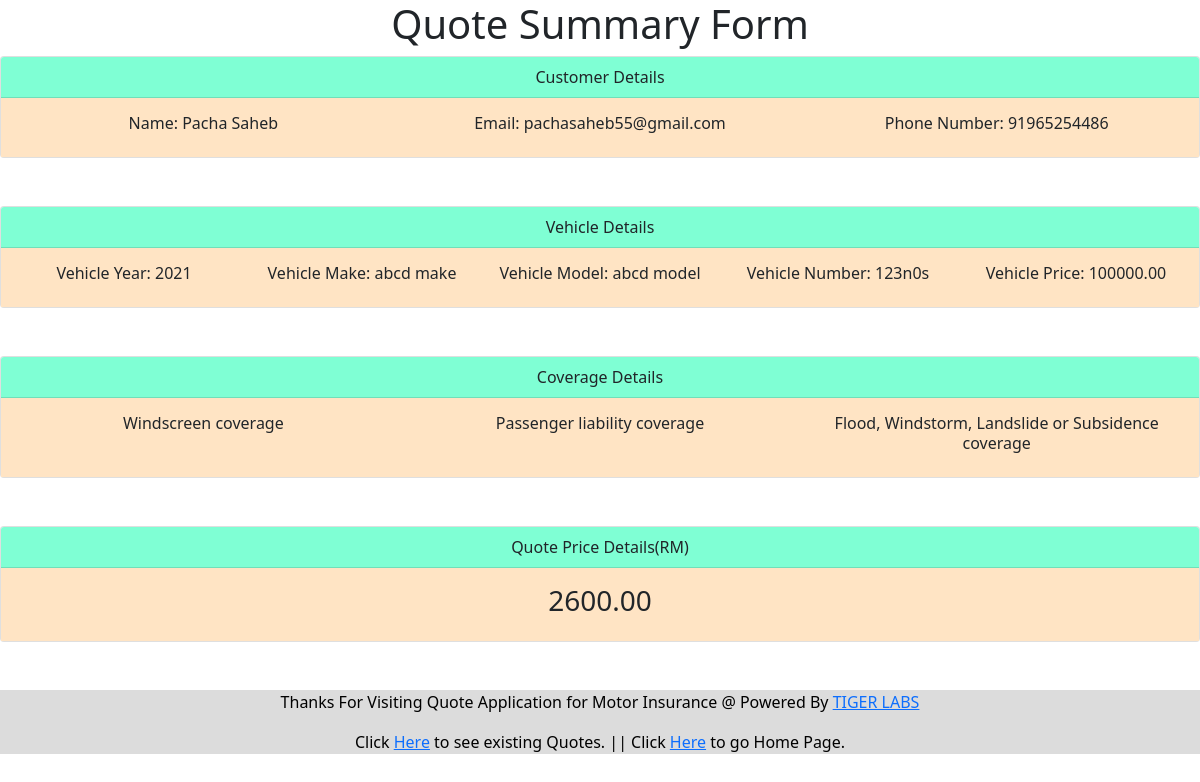
The app's page /quote/quoteSummary/1/ with its own data.
### quoteapp/models.py (models this page shows, shortened)
class Quotation(models.Model):
    customer = models.OneToOneField(Customer, on_delete=models.CASCADE)
    vehicle = models.OneToOneField(Vehicle, on_delete=models.CASCADE)
    coverage = models.ManyToManyField(CoverageInfo)
    email_preference = models.BooleanField(default=False)
    quote_price = models.DecimalField(
        max_digits=10, decimal_places=2, default=0.0)

class Customer(models.Model):
    name = models.CharField(max_length=25)
    email = models.EmailField(unique=True)
    mobile_number = models.CharField(max_length=12)

class Vehicle(models.Model):
    YEARS_CHOICE = [(r, r) for r in range(1984, datetime.date.today().year+1)]
    CURRENT_YEAR = datetime.date.today().year
    year = models.IntegerField(choices=YEARS_CHOICE, default=CURRENT_YEAR)
    model = models.CharField(max_length=30)
    make = models.CharField(max_length=30)
    number = models.CharField(max_length=12)
    price = models.DecimalField(max_digits=10,
                                decimal_places=2,
                                default=100000.00,
                                validators=[MinValueValidator(Decimal('30000.00'),
                                message="Values below 30000 are not permitted.")])

class CoverageInfo(models.Model):
    name = models.CharField(max_length=50)
    value = models.DecimalField(max_digits=10, decimal_places=2, default=0.0)

### quoteapp/views.py (the view)
# urls.py: path('quoteSummary/<int:quote_id>/', QuoteSummaryView.as_view()),
class QuoteSummaryView(TemplateView):
    template_name = "summary.html"
    def get(self, request, *args, **kwargs):
        context = {'quote': Quotation.objects.get(id=kwargs['quote_id'])}
        context['coverages'] = list(context['quote'].coverage.all())
        return render(request, self.template_name, context)

### templates/quoteapp/summary.html (shortened to what this page needs)
<!doctype html>
<html>
<head>
    <link href="https://cdn.jsdelivr.net/npm/bootstrap@5.0.0-beta2/dist/css/bootstrap.min.css" rel="stylesheet"
>
</head>
<body>
    <div class="jumbotron">
        <div class="container text-center">
            <h1>Quote Summary Form</h1>
        </div>
    </div>
    <div class="card text-center">
        <div class="card-header">
            Customer Details
        </div>
        <div class="card-body">
            <div class="row">
                <div class="col">
                    <h6> Name: {{ quote.customer.name }}</h6>
                </div>
                <div class="col">
                    <h6> Email: {{ quote.customer.email }}</h6>
                </div>
                <div class="col">
                    <h6> Phone Number: {{ quote.customer.mobile_number }}</h6>
                </div>
            </div>
        </div>
    </div>
    <br><br>
    <div class="card text-center">
        <div class="card-header">
            Vehicle Details
        </div>
        <div class="card-body">
            <div class="row">
                <div class="col">
                    <h6> Vehicle Year: {{ quote.vehicle.year }}</h6>
                </div>
                <div class="col">
                    <h6> Vehicle Make: {{ quote.vehicle.make }}</h6>
                </div>
                <div class="col">
                    <h6> Vehicle Model: {{ quote.vehicle.model }}</h6>
                </div>
                <div class="col">
                    <h6> Vehicle Number: {{ quote.vehicle.number }}</h6>
                </div>
                <div class="col">
                    <h6> Vehicle Price: {{ quote.vehicle.price }}</h6>
                </div>
            </div>
        </div>
    </div>
    <br><br>
    <div class="card text-center">
        <div class="card-header">
            Coverage Details
        </div>
        <div class="card-body">
            <div class="row">
                {% for cov in coverages %}
                <div class="col">
                    <h6> {{ cov.name }}</h6>
                </div>
                {% endfor %}
            </div>
        </div>
    </div>
    <br><br>
    <div class="card text-center">
        <div class="card-header">
            Quote Price Details(RM)
        </div>
        <div class="card-body">
            <h3>{{ quote.quote_price }} </h3>
        </div>
    </div>
    <br><br>
    <div class="footer">
        <p>Thanks For Visiting Quote Application for Motor Insurance @ Powered By <a href="https://tigerlab.com/">TIGER
                LABS</a></p>
        <p>Click <a href="/quote/customer/">Here</a> to see existing Quotes. || Click <a href="/quote/">Here</a> to go Home Page.</p>
    </div>
</body>
</html>

### templates/quoteapp/summary.html (style rules this page uses)
.card-header { background-color: aquamarine; }
.card-body { background-color: bisque; }
.footer { background-color: gainsboro; width: 100%; color: black; text-align: center; }

### records on screen
Quotation: customer.name "Pacha Saheb", customer.email "pachasaheb55@gmail.com", customer.mobile_number "91965254486", vehicle.year "2021", vehicle.make "abcd make", vehicle.model "abcd model", vehicle.number "123n0s", vehicle.price "100000.00", quote_price "2600.00"
CoverageInfo: name "Windscreen coverage"
CoverageInfo: name "Passenger liability coverage"
CoverageInfo: name "Flood, Windstorm, Landslide or Subsidence coverage"
